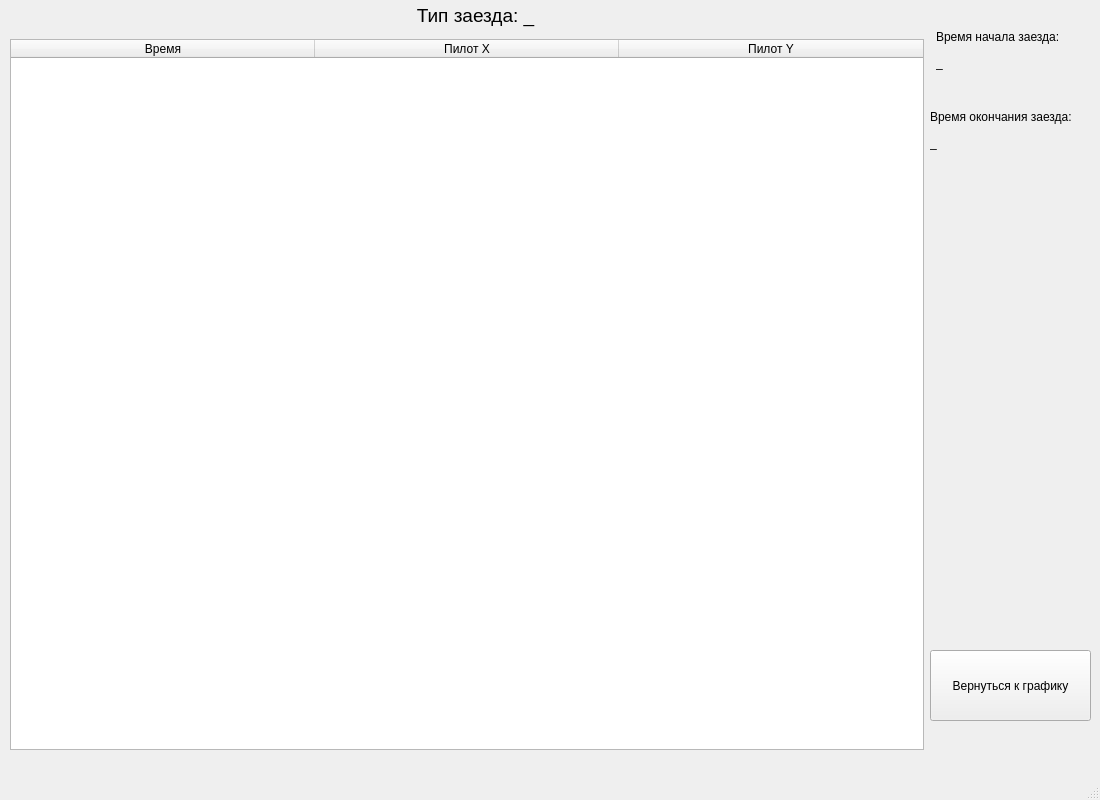
<?xml version="1.0" encoding="UTF-8"?>
<ui version="4.0">
 <class>MainWindow</class>
 <widget class="QMainWindow" name="MainWindow">
  <property name="geometry">
   <rect>
    <x>0</x>
    <y>0</y>
    <width>1100</width>
    <height>800</height>
   </rect>
  </property>
  <property name="windowTitle">
   <string>MainWindow</string>
  </property>
  <widget class="QWidget" name="centralwidget">
   <widget class="QTableWidget" name="tableWidget">
    <property name="geometry">
     <rect>
      <x>10</x>
      <y>39</y>
      <width>914</width>
      <height>711</height>
     </rect>
    </property>
    <property name="sizePolicy">
     <sizepolicy hsizetype="Expanding" vsizetype="Expanding">
      <horstretch>10</horstretch>
      <verstretch>10</verstretch>
     </sizepolicy>
    </property>
    <attribute name="horizontalHeaderDefaultSectionSize">
     <number>304</number>
    </attribute>
    <column>
     <property name="text">
      <string>Время</string>
     </property>
    </column>
    <column>
     <property name="text">
      <string>Пилот X</string>
     </property>
    </column>
    <column>
     <property name="text">
      <string>Пилот Y</string>
     </property>
    </column>
   </widget>
   <widget class="QPushButton" name="toGraphButton">
    <property name="geometry">
     <rect>
      <x>930</x>
      <y>650</y>
      <width>161</width>
      <height>71</height>
     </rect>
    </property>
    <property name="text">
     <string>Вернуться к графику</string>
    </property>
   </widget>
   <widget class="QLabel" name="type_label">
    <property name="geometry">
     <rect>
      <x>290</x>
      <y>0</y>
      <width>371</width>
      <height>31</height>
     </rect>
    </property>
    <property name="font">
     <font>
      <pointsize>14</pointsize>
     </font>
    </property>
    <property name="text">
     <string>&lt;html&gt;&lt;head/&gt;&lt;body&gt;&lt;p align=&quot;center&quot;&gt;Тип заезда: _&lt;/p&gt;&lt;/body&gt;&lt;/html&gt;</string>
    </property>
   </widget>
   <widget class="QLabel" name="start_time_label">
    <property name="geometry">
     <rect>
      <x>936</x>
      <y>30</y>
      <width>161</width>
      <height>41</height>
     </rect>
    </property>
    <property name="text">
     <string>&lt;html&gt;&lt;head/&gt;&lt;body&gt;&lt;p&gt;Время начала заезда:&lt;/p&gt;&lt;p&gt;_&lt;/p&gt;&lt;/body&gt;&lt;/html&gt;</string>
    </property>
   </widget>
   <widget class="QLabel" name="end_time_label">
    <property name="geometry">
     <rect>
      <x>930</x>
      <y>110</y>
      <width>161</width>
      <height>41</height>
     </rect>
    </property>
    <property name="text">
     <string>&lt;html&gt;&lt;head/&gt;&lt;body&gt;&lt;p&gt;Время окончания заезда:&lt;/p&gt;&lt;p&gt;_&lt;/p&gt;&lt;/body&gt;&lt;/html&gt;</string>
    </property>
   </widget>
  </widget>
  <widget class="QMenuBar" name="menubar">
   <property name="geometry">
    <rect>
     <x>0</x>
     <y>0</y>
     <width>1100</width>
     <height>21</height>
    </rect>
   </property>
  </widget>
  <widget class="QStatusBar" name="statusbar"/>
 </widget>
 <resources/>
 <connections/>
</ui>
